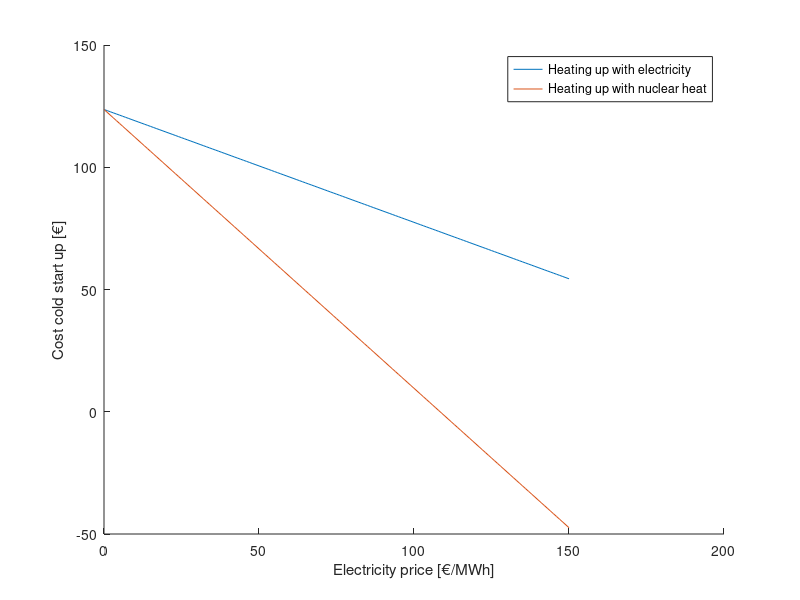
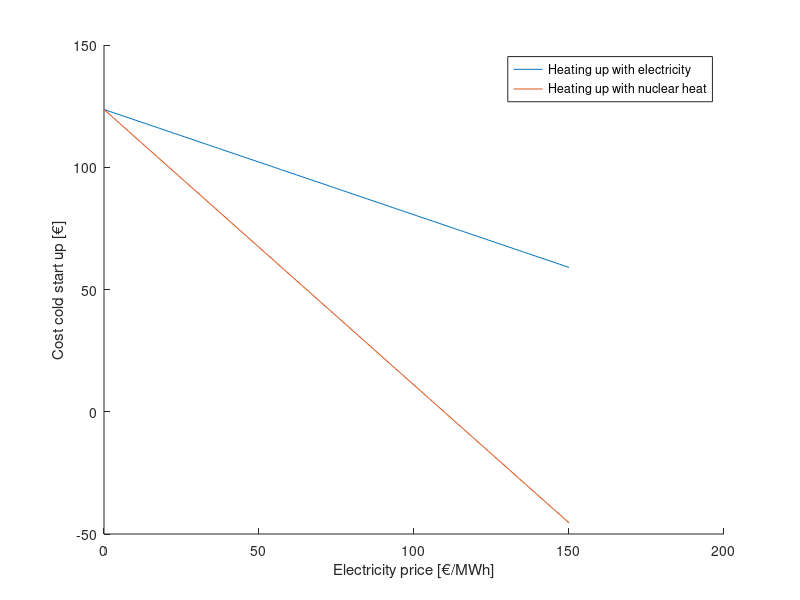
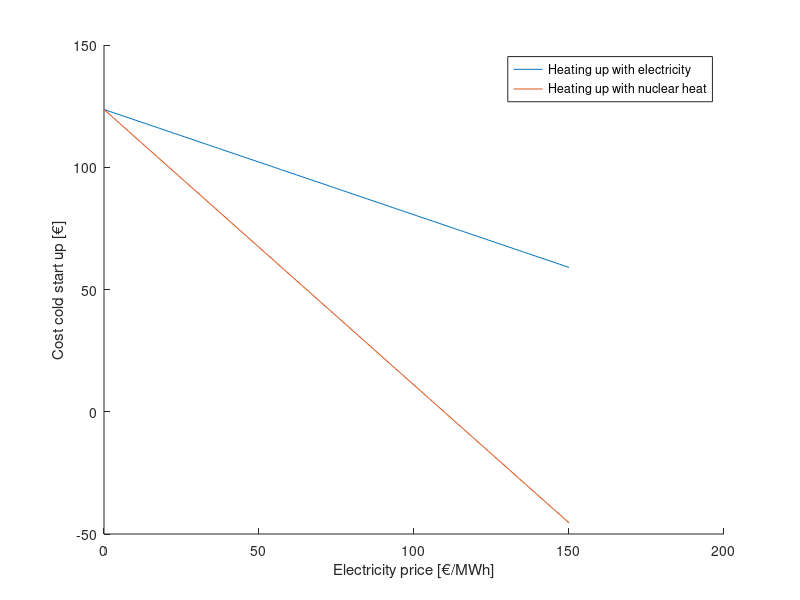

Source code (MATLAB) for these figures, in order:
% Belangrijke opmerking: hier berekend zoals in visual studio code met waarden voor j = 2000A/m²
% en verdere assumpties van T 20-> 40°C

% eta_f_product_I (@ 20°C, 1958.71A/m²) = 387.118
a_f = -0.352484;
%  power (@20°C, 1958.71A/m²) = 1087.39W
a = -3.945498;

iMinAWE = 1000; %Minimal current density A/m²
iMaxAWE = 4000; %Maximal current density A/m²
U_tnAWE = 1.4813; %Thermonteutral voltage V (paper 95)
T_sAWE = 363; %Normal working temperature K
C_HSAWE = 0; %Estimated hot start cost €
C_CSAWE = 98; %Estimated cold start cost €
T_0AWE = 363; %Initial temperature of electrolyser K
C_hAWE = 200070000; % J/K Electrolyser heat capacity 
R_tAWE = 0.0001133; %K/W Thermal resistance
n_cAWE = 6669; %Number of cells
TminAWE = 313; %K Minimal operating temperature
M_H2 = 0.0020166669;
F = 96485.3;


pi_H = 7; %€/kg
pi_e = (0:1:150)*10^-6;


% eta_f_product_I (@ 20°C, 1958.71A/m²) = 387.118
a_f = -0.352484;

m_H2_20 = 387.118*M_H2*n_cAWE/(2*F);
m_H2_40 = (387.118+a_f*20)*M_H2*n_cAWE/(2*F);


%  power (@20°C, 1958.71A/m²) = 1087.39W
a = -3.945498;

p_20 = 1087.39;
p_40 = p_20+a*20;



Q_CS = C_hAWE*(40-20)/600 + (30-20)/R_tAWE; % in watt!

Cost1_e = Q_CS*600/3600/0.95*pi_e;
Cost1_h = Q_CS*600/3600*0.45*pi_e;
Cost2 = m_H2_20*3600*pi_H - p_20*n_cAWE*pi_e;
Revenue = m_H2_40*3000*pi_H - p_40*3000/3600*n_cAWE*pi_e; 

Cost_CS_e = Cost1_e + Cost2 - Revenue;
Cost_CS_h = Cost1_h + Cost2 - Revenue;
figure, hold on
plot(pi_e*10^6, Cost_CS_e)
plot(pi_e*10^6, Cost_CS_h)
xlabel("Electricity price [€/MWh]")
ylabel("Cost cold start up [€]")
legend("Heating up with electricity", "Heating up with nuclear heat")



pi_H = 7; %€/kg
pi_e = (0:1:150)*10^-6;


% eta_f_product_I (@ 20°C, 1958.71A/m²) = 387.118
a_f = -0.352484;

m_H2_20 = 387.118*M_H2*n_cAWE/(2*F);
m_H2_40 = (387.118+a_f*20)*M_H2*n_cAWE/(2*F);


%  power (@20°C, 1958.71A/m²) = 1087.39W
a = -3.945498;

p_20 = 1087.39;
p_40 = p_20+a*20;



Q_CS = C_hAWE*(40-20)/1800 + (30-20)/R_tAWE; % in watt!

Cost1_e = Q_CS*1800/3600/0.95*pi_e;
Cost1_h = Q_CS*1800/3600*0.45*pi_e;
Cost2 = m_H2_20*3600*pi_H - p_20*n_cAWE*pi_e;
Revenue = m_H2_40*3000*pi_H - p_40*3000/3600*n_cAWE*pi_e; 

Cost_CS_e = Cost1_e + Cost2 - Revenue;
Cost_CS_h = Cost1_h + Cost2 - Revenue;
figure, hold on
plot(pi_e*10^6, Cost_CS_e)
plot(pi_e*10^6, Cost_CS_h)
xlabel("Electricity price [€/MWh]")
ylabel("Cost cold start up [€]")
legend("Heating up with electricity", "Heating up with nuclear heat")

%% Hot start duurt 20 min (122)


pi_H = 7; %€/kg
pi_e = (0:1:150)*10^-6;


% eta_f_product_I (@ 20°C, 1958.71A/m²) = 387.118
a_f = -0.352484;

m_H2_20 = 387.118*M_H2*n_cAWE/(2*F);
m_H2_40 = (387.118+a_f*20)*M_H2*n_cAWE/(2*F);


%  power (@20°C, 1958.71A/m²) = 1087.39W
a = -3.945498;

p_20 = 1087.39;
p_40 = p_20+a*20;


Cost2 = m_H2_20*3600*pi_H - p_20*n_cAWE*pi_e;
Revenue = m_H2_40*3000*pi_H - p_40*3000/3600*n_cAWE*pi_e; 

Cost_CS_e = Cost1_e + Cost2 - Revenue;
Cost_CS_h = Cost1_h + Cost2 - Revenue;
figure, hold on
plot(pi_e*10^6, Cost_CS_e)
plot(pi_e*10^6, Cost_CS_h)
xlabel("Electricity price [€/MWh]")
ylabel("Cost cold start up [€]")
legend("Heating up with electricity", "Heating up with nuclear heat")



